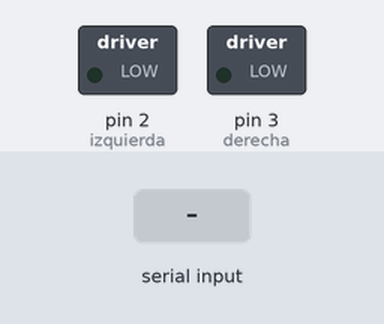
This sketch was run on a simulated Arduino Uno, built with avr-gcc and run on an emulated ATmega328P. On the bench: switched loads named in the sketch (green lamp = pin HIGH). The test bench sets the inputs (shaded band).

Above: at 1.2 s.
1.3 s: "1" received over the second serial link
At 1.9 s:
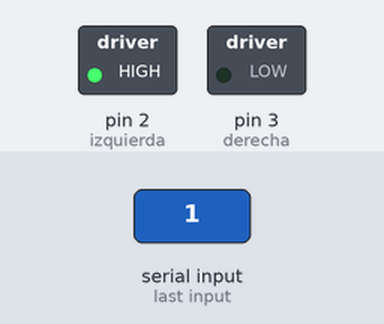
2.8 s: "3" received over the second serial link
At 4.0 s:
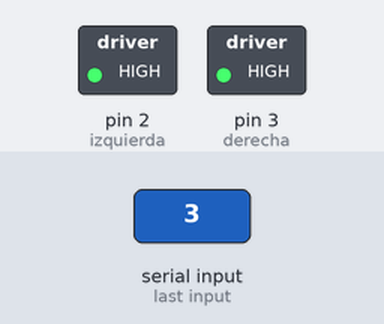
4.3 s: "2" received over the second serial link
At 5.3 s:
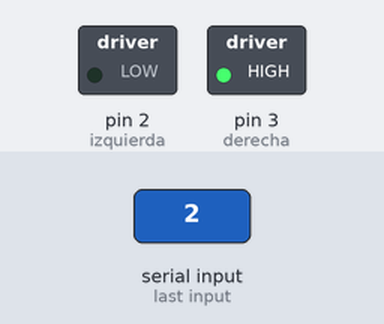
5.8 s: "4" received over the second serial link
At 6.3 s:
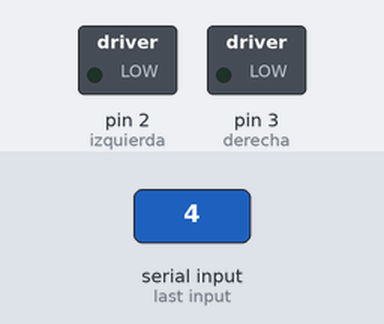
Timing chart, 0 to 8.3 s (numbered marks = the images above; inputs shaded):
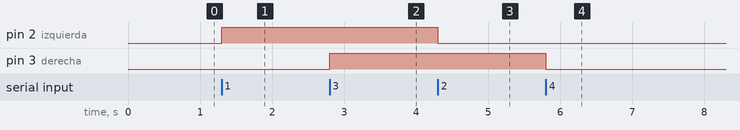

Measured:
- after the input at 1.3 s, pin 2 (izquierda): LOW → HIGH at once
- after the input at 2.8 s, pin 3 (derecha): LOW → HIGH at once
- after the input at 4.3 s, pin 2 (izquierda): HIGH → LOW at once
- after the input at 5.8 s, pin 3 (derecha): HIGH → LOW at once

The sketch:

CONTROL_PROTOTIPO.ino
```cpp
#include <SoftwareSerial.h>
#include <Servo.h>

SoftwareSerial miBT(8, 9);  // Bluetooth conectado a los pines 8 (RX) y a los pines 9 (TX)
char DATO = 0;

int izquierda = 2;
int derecha = 3;

void setup() {
  miBT.begin(9600);
  pinMode(izquierda, OUTPUT);
  pinMode(derecha, OUTPUT); //variables para facilitar la programación de los motores
}

void loop() {
    Bluetooth();
  }

void Bluetooth() {
  DATO = miBT.read();

    if (DATO == '1') {
      digitalWrite(izquierda, HIGH);  // prende el motor izquierdo
      miBT.println("motor izquierdo encendido"); // mensaje de confirmacion al controlador serial: motor izquierdo encendido
    }

    if (DATO == '2') {
      digitalWrite(izquierda, LOW);   // apaga el motor izquierdo
      miBT.println("motor izquierdo apagado"); // mensaje de confirmacion al controlador serial: motor izquierdo apagado
    }

    if (DATO == '3') {
      digitalWrite(derecha, HIGH); // prende el motor derecho
      miBT.println("motor derecho encendido"); // mensaje de confirmacion al controlador serial: motor derecho encendido
    }

    if (DATO == '4') {
      digitalWrite(derecha, LOW);  // apaga el motor izquierdo
      miBT.println("motor derecho apagado"); // mensaje de confirmacion al controlador serial: motor derecho apagado
    }
}
```
